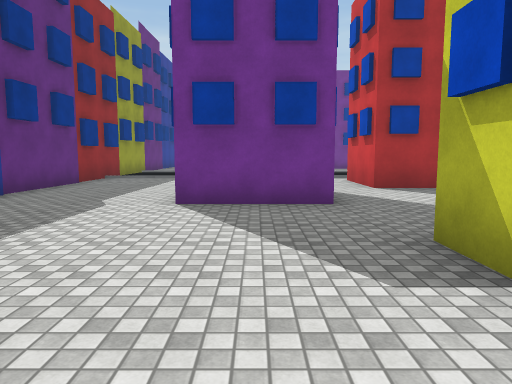
view 1 (above)

24 first-person views from a walk through a scene from a Unity 3-D project. The camera is 1.5 m above the floor, tilts 6° down and sees 70° across. The floor is counted in squares, 1.89 m on a side. Each view is taken from the middle of a square. On the plan, view 1 faces up. The plan holds only what a view shows up to about 12 squares ahead; the rest is blank. The place goes on beyond the plan. The player character is not drawn. Surface patterns are stand-ins for the level's own textures.

view 2
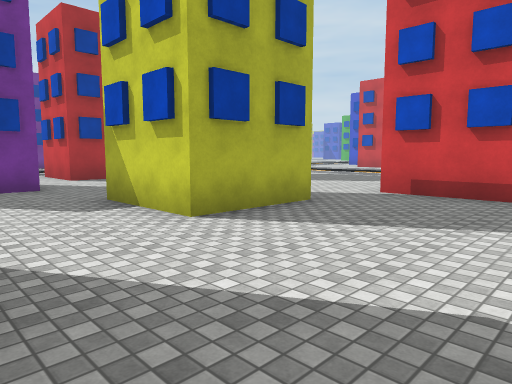

view 3
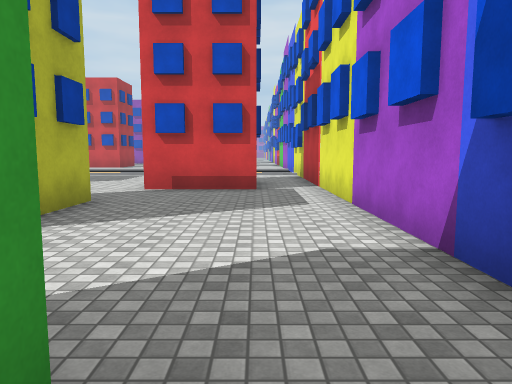

view 4
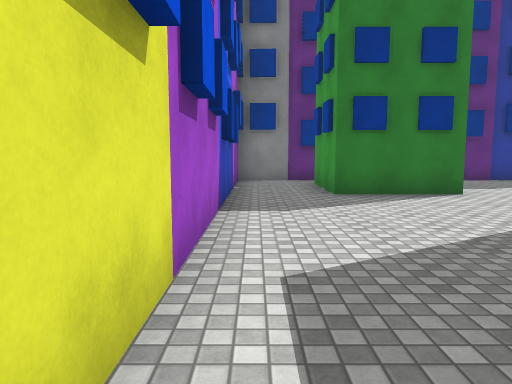

view 5
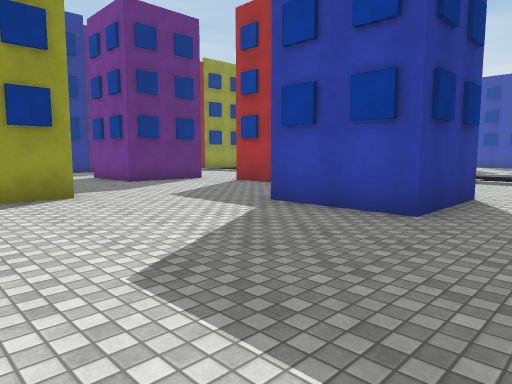

view 6
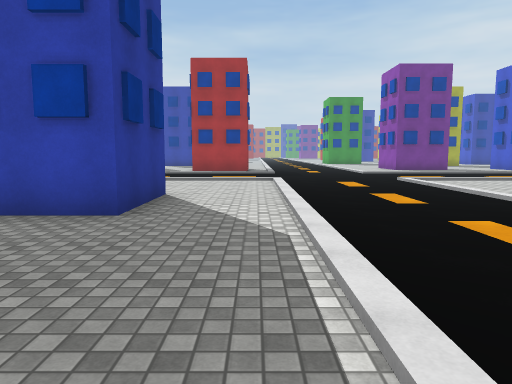

view 7
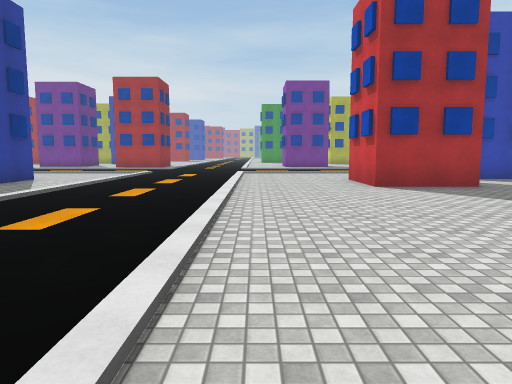

view 8
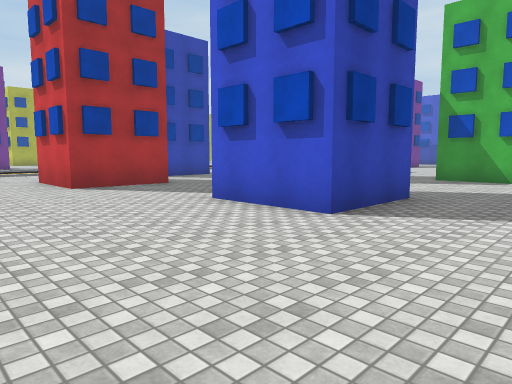

view 9
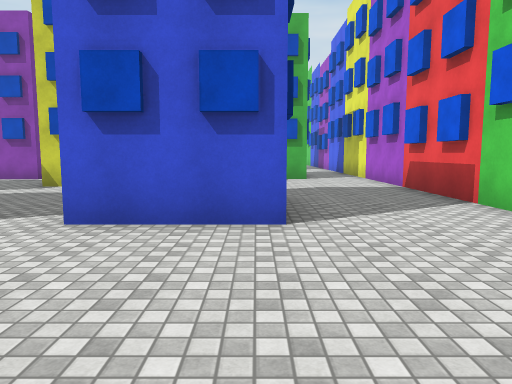

view 10
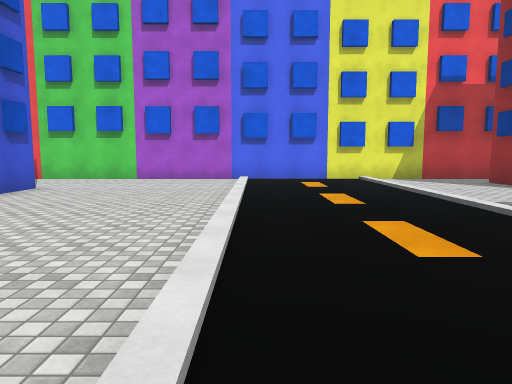

view 11
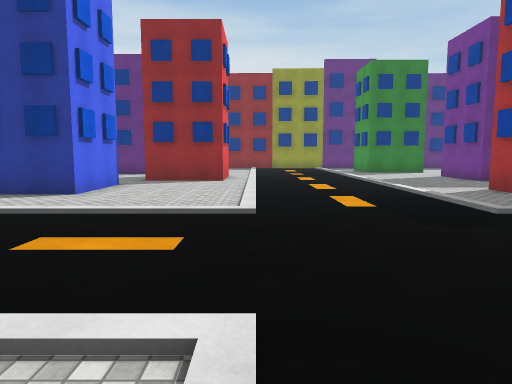

view 12
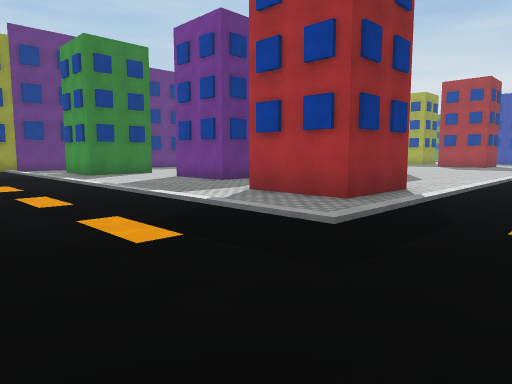

view 13
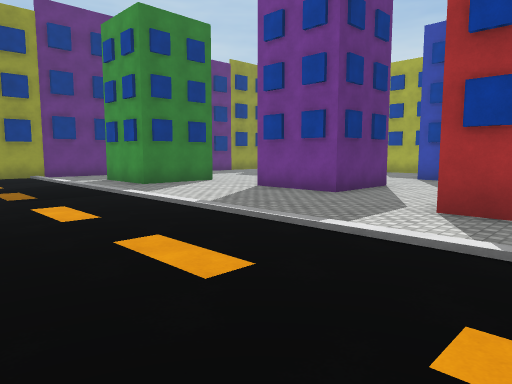

view 14
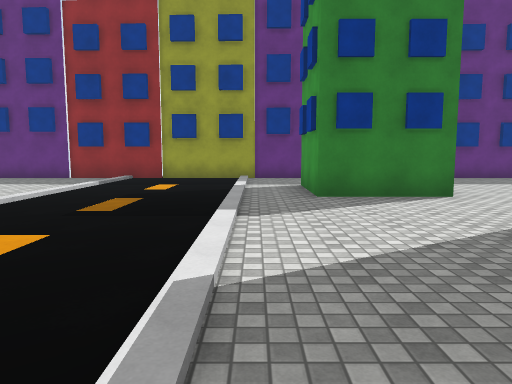

view 15
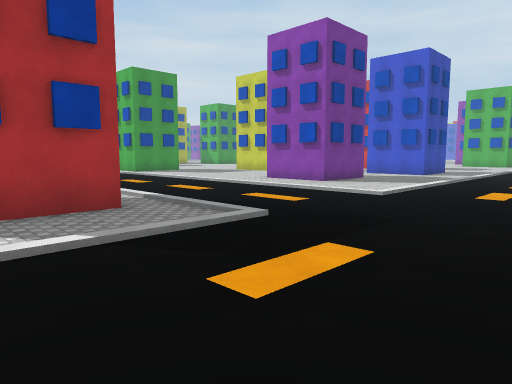

view 16
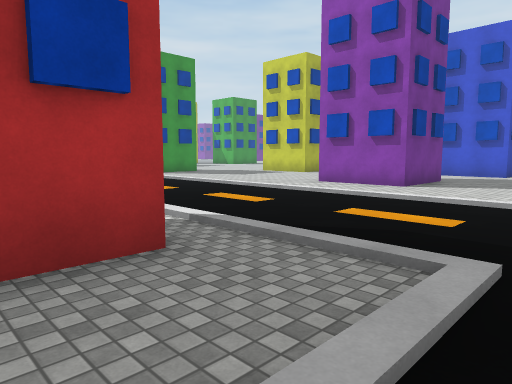

view 17
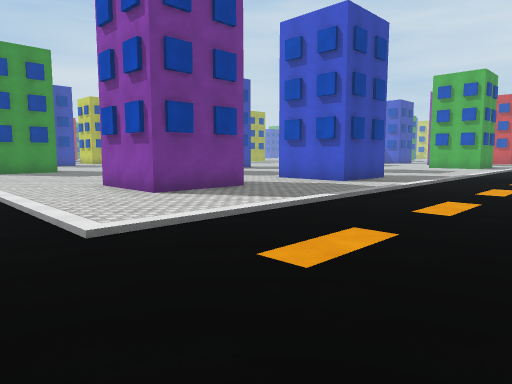

view 18
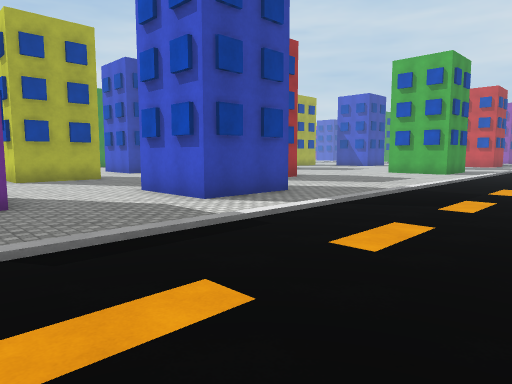

view 19
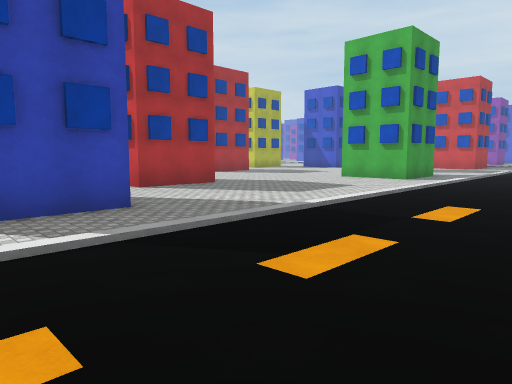

view 20
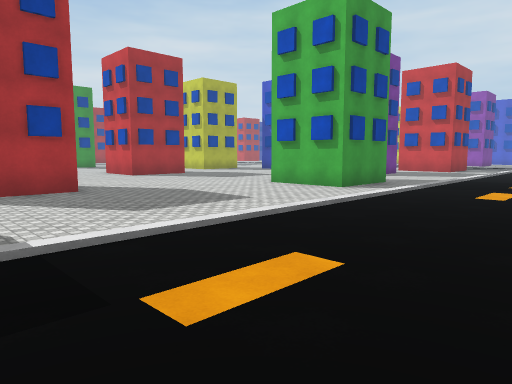

view 21
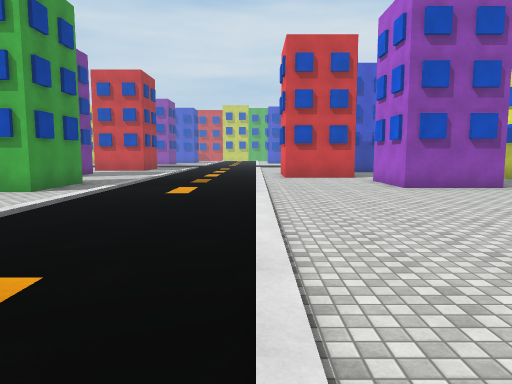

view 22
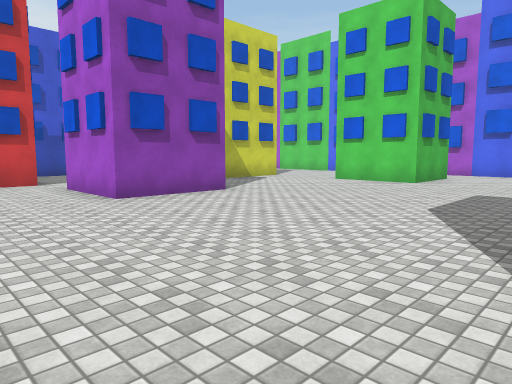

view 23
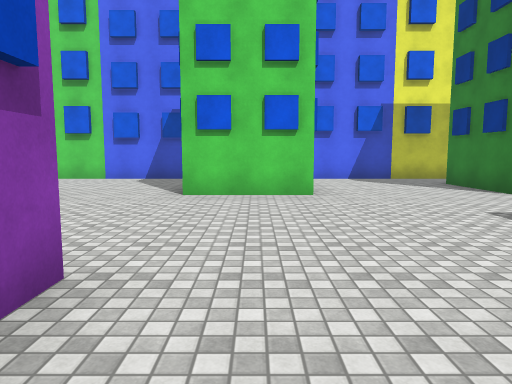

view 24
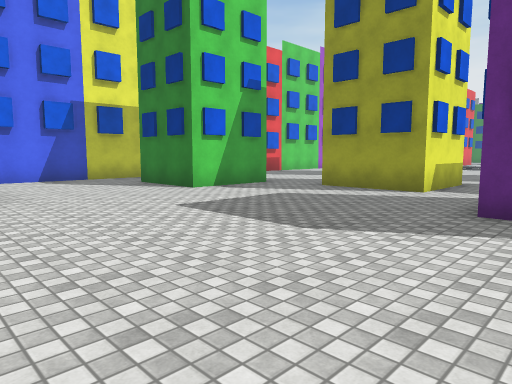

### Floor plan
Key: @ floor where view 1 was taken; # wall or solid block; . floor; / step, stairs or slope; B building.
Columns run from 5 left of view 1 to 43 right of it. Each row starts with its distance up from view 1.
 24 #.        ..   ... .....  ....      ..
 23 #..       ..   .........  ....      ...
 22  ....     ...  .........  ....      ....
 21    ...    #..  ........#  ....  .###.....
 20     .... ##..   .......#  ...   .........B
 19      #..##B..   .......##B...  .........B
 18      #.......B##.............##B........B
 17 #....B...................................BB..
 16 #.............................................
 15 #.............................................
 14 #.............................................
 13 #............................................
 12 #//////// ///////....//// /// ///////////////
 11 #.....  B #..............   BB   ............ BB
 10 #....  .###..............         ...........
  9 #...   .###..............          B..........
  8 #...  #.....###.........#          .......##.....
  7 #...  #..... ##.........#  ..  ..# .......     ..
  6 #...B##.....B##.........##B..............B
  5 #.............................###..........
  4 #.............................  #............
  3 #......B #..................    B...........B
  2   .....###...............#     .............
  1     #..###...............##   ...B##...###...
  0    ##@.....B  ...........B##.....###...#  ...
 -1 #.##B......#  ...................###...# B....
 -2 #..........#  .................... .....  ....
 -3 #......................................   .....
 -4 #######################################   #####

Positions as (right, up) in squares from view 1, and headings:
1: (0, 0), facing up
2: (-1, -3), facing up-right
3: (-2, -2), facing right
4: (6, -3), facing left
5: (11, 1), facing up-left
6: (11, 1), facing up
7: (16, -3), facing up
8: (16, -3), facing up-right
9: (16, 0), facing right
10: (15, 8), facing down
11: (17, 12), facing left
12: (14, 12), facing up-left
13: (10, 12), facing up-left
14: (7, 16), facing left
15: (8, 12), facing up-right
16: (9, 15), facing up-right
17: (14, 12), facing up-right
18: (19, 12), facing up-right
19: (23, 12), facing up-right
20: (27, 12), facing up-right
21: (27, 12), facing right
22: (30, 11), facing down-right
23: (35, 8), facing down
24: (35, 8), facing down-left
